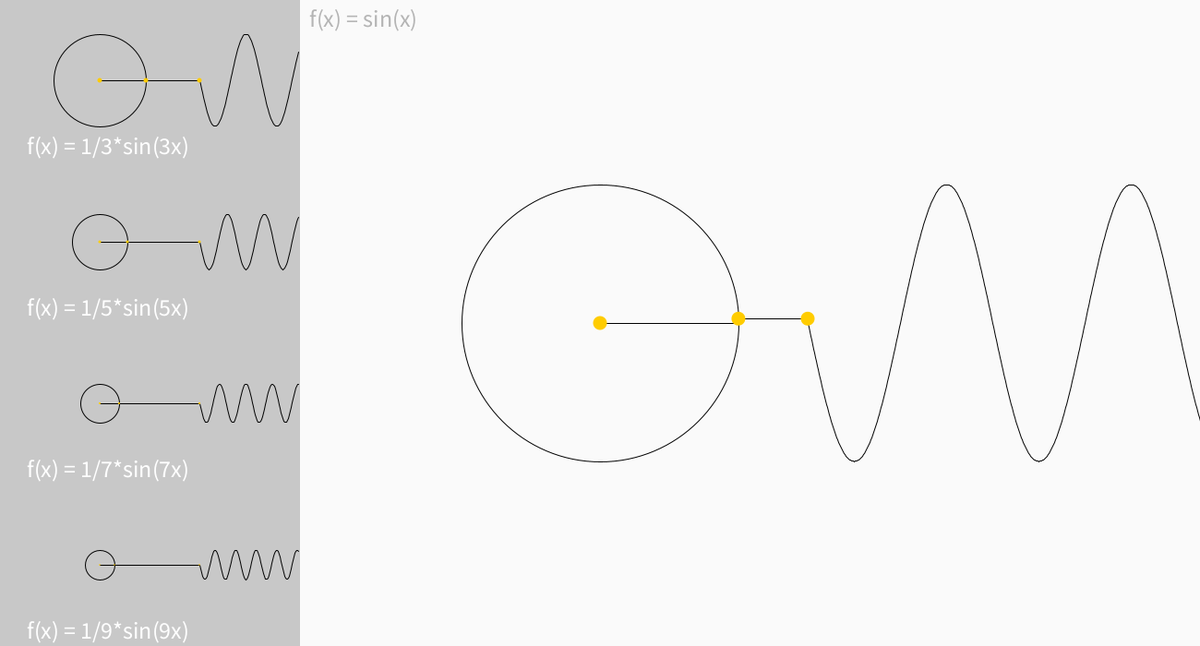
Frame 1 (no input)
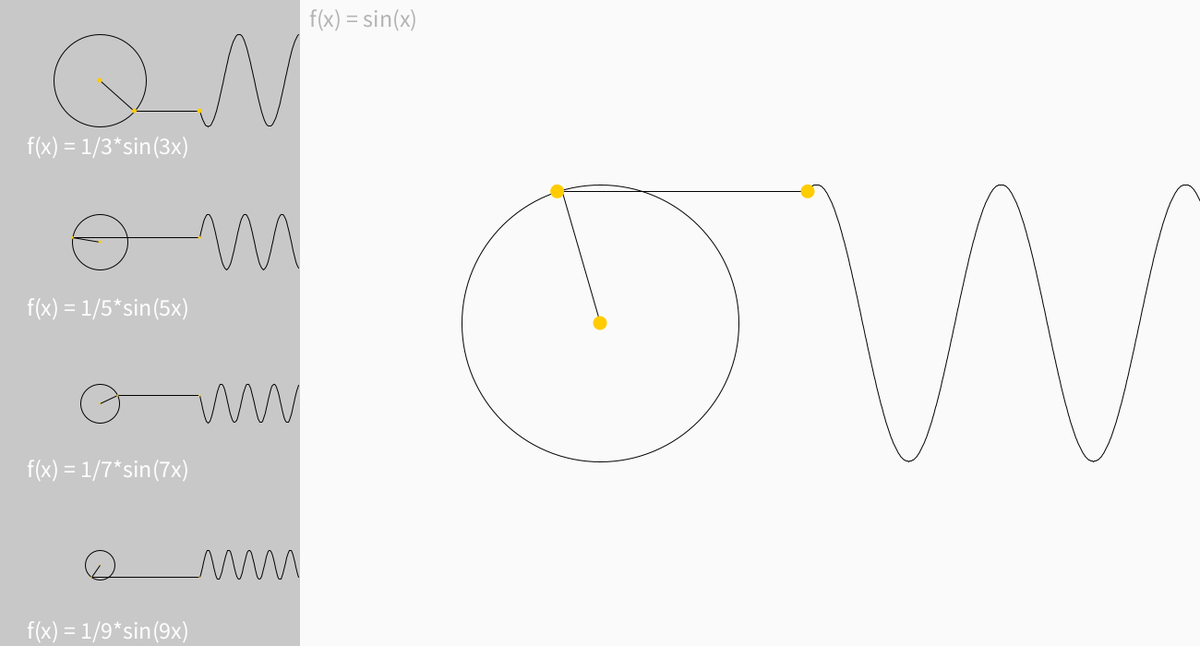
Frame 60 (the mouse pressed at the canvas centre just before this capture)
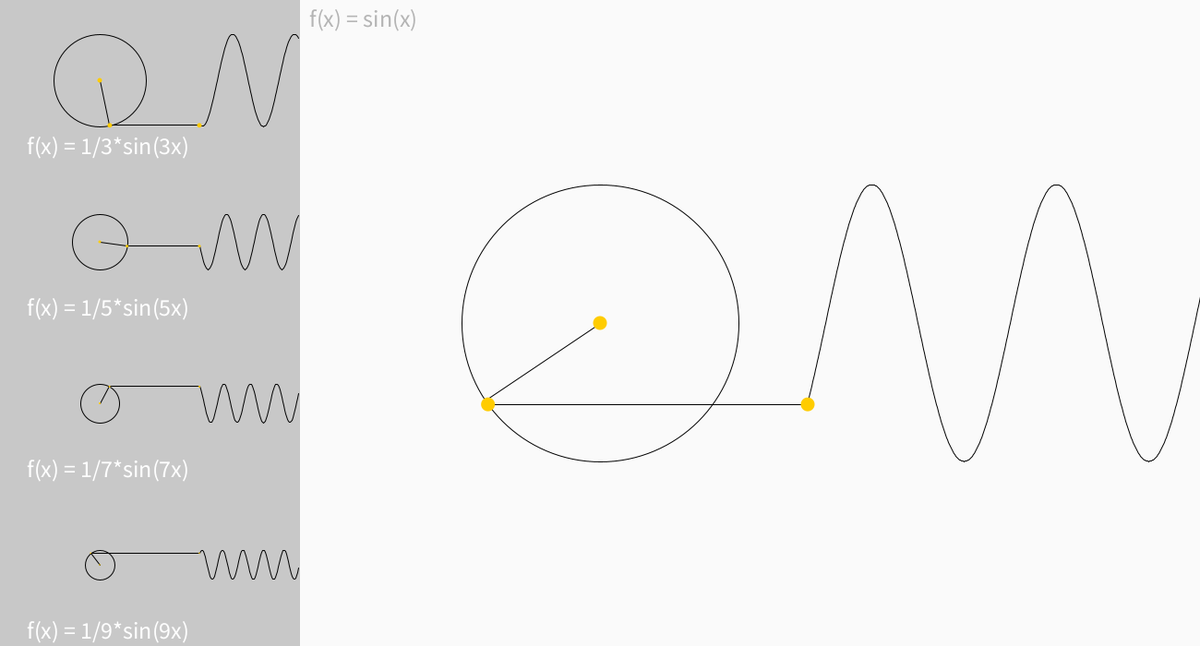
Frame 120 (the mouse held since frame 60 and released just before this capture)

The Processing sketch that drew these frames (run headless with seeded random() and noise(); from frame 60 on, the mouse is pressed at the canvas centre):

// Processing sketch: Fourier
// ── Fourier.pde
int NCircle = 1;
float[] y;
float NewY, NewX;
circle c;
ArrayList<circle> cl1 = new ArrayList<circle>();
ArrayList<circle> cl2 = new ArrayList<circle>();
PVector basePos, NewPoint;
String Fomula;

void setup() {
  size(1300, 700);
  background(250);
  y = new float[int(width/2)+1];
  c = new circle(width/2, height/2, 0, 150, 1);
  for(int i = 0; i < 4; i++){
    cl1.add(new circle(width/12, i*height/4+height/8, 0, 150/(2*i+3), (2*i+3)));
  }
  for(int i = 0; i < int(width/2); i++){
    y[i]  = height/2+150*sin(i*PI/100);
  }
  Fomula = "f(x) = sin(x)";
  smooth();
}
 
void draw() {
  background(250);
  fill(200);
  noStroke();
  rect(0, 0, width/4, height);
  NewY = height/2;
  for(int i = 1; i <= NCircle; i++){
    NewY -= 150/(2*i-1)*sin(frameCount*PI/100*(2*i-1));
    NewX += 150/(2*i-1)*cos(frameCount*PI/100*(2*i-1));
    ellipse(NewX, NewY, c.r/10, c.r/10);
  }
  wave();
  c.draw();
  PVector p = c.getPoint();
  c.update();
  fill(180);
  textSize(26);
  text(Fomula, width/4+10, 10, width*3/4-20, height);
  for(circle c1: cl1){
    pushMatrix();
      translate(c1.x, c1.y);
      fill(255);
      textSize(26);
      text("f(x) = 1/" + int(c1.speed) + "*sin(" + int(c1.speed) + "x)", -80, 80);
      noFill();
      stroke(0);
      c1.drawWave(width/12, width/6);
      ellipse(0,0,c1.r*2,c1.r*2);
      line(0, 0, c1.r*cos(c1.angle), -c1.r*sin(c1.angle));
      fill(255, 204, 0);
      noStroke();
      ellipse(0, 0, c1.r/10, c1.r/10);
      ellipse(c1.r*cos(c1.angle), -c1.r*sin(c1.angle), c1.r/10, c1.r/10);
    popMatrix();
    c1.update();
  }
  NewPoint = c.getPoint();
  for(circle c1:cl2){
    c1.x = p.x;
    c1.y = p.y;
    c1.draw();
    c1.update();
    p.add(c1.getPoint());
    p.add(-c1.x, -c1.y);
    NewPoint = c1.getPoint();
  }
    stroke(0);
    line(NewPoint.x, NewPoint.y, 150*3/2+width/2, NewPoint.y);
    fill(255, 204, 0);
    noStroke();
    ellipse(NewPoint.x, NewPoint.y, c.r/10, c.r/10);
    ellipse(150*3/2+width/2, NewPoint.y, c.r/10, c.r/10);
}

void wave(){
  noFill();
  stroke(0);
  beginShape();
  for(int i = int(width/2)-1; i >= 0 ; i--){
    vertex(150*3/2+width/2+i, y[i]);
    y[i+1] = y[i];
  }
  y[0] = NewY;
  endShape();
}

class circle{
  float x, y;
  float angle;
  float r;
  float speed;
  
  circle(float x, float y, float ang, float r, float sp){
    this.x = x;
    this.y = y;
    this.angle = ang;
    this.r = r;
    this.speed = sp;
  }
  
  void draw(){
    ellipseMode(CENTER);
    pushMatrix();
      translate(x, y);
      noFill();
      stroke(0);
      ellipse(0,0,r*2,r*2);
      line(0, 0, r*cos(angle), -r*sin(angle));
      fill(255, 204, 0);
      noStroke();
      ellipse(0, 0, r/10, r/10);
    popMatrix();
  }
  
  void drawWave(float x1, float len){
    noFill();
    stroke(0);
    beginShape();
    for(int i = 0; x1+i < len; i++){
      vertex(x1+i, -r*sin(angle-speed*i*PI/100));
    }
    endShape();
    line(r*cos(angle), -r*sin(angle), x1, -r*sin(angle));
    fill(255, 204, 0);
    noStroke();
    ellipse(x1, -r*sin(angle), r/10, r/10);
    noFill();
    stroke(0);
  }
  
  void update(){
    this.angle += speed*PI/100;
  }
  
  PVector getPoint(){
    return new PVector(x+r*cos(angle), y-r*sin(angle));
  }
}


void mouseClicked(){
  cl2.add(cl1.get(0));
  cl1.remove(0);
  for(circle c1: cl1){
    c1.y = c1.y-height/4;
  }
  cl1.add(new circle(width/12, 3*height/4+height/8, 0, 150/(2*(NCircle+4)+3), (2*(NCircle+4)+3)));
  NCircle ++;
  Fomula = Fomula + "+1/" + (2*(NCircle)-1) + "*sin(" + (2*(NCircle)-1) + "x)";
}
